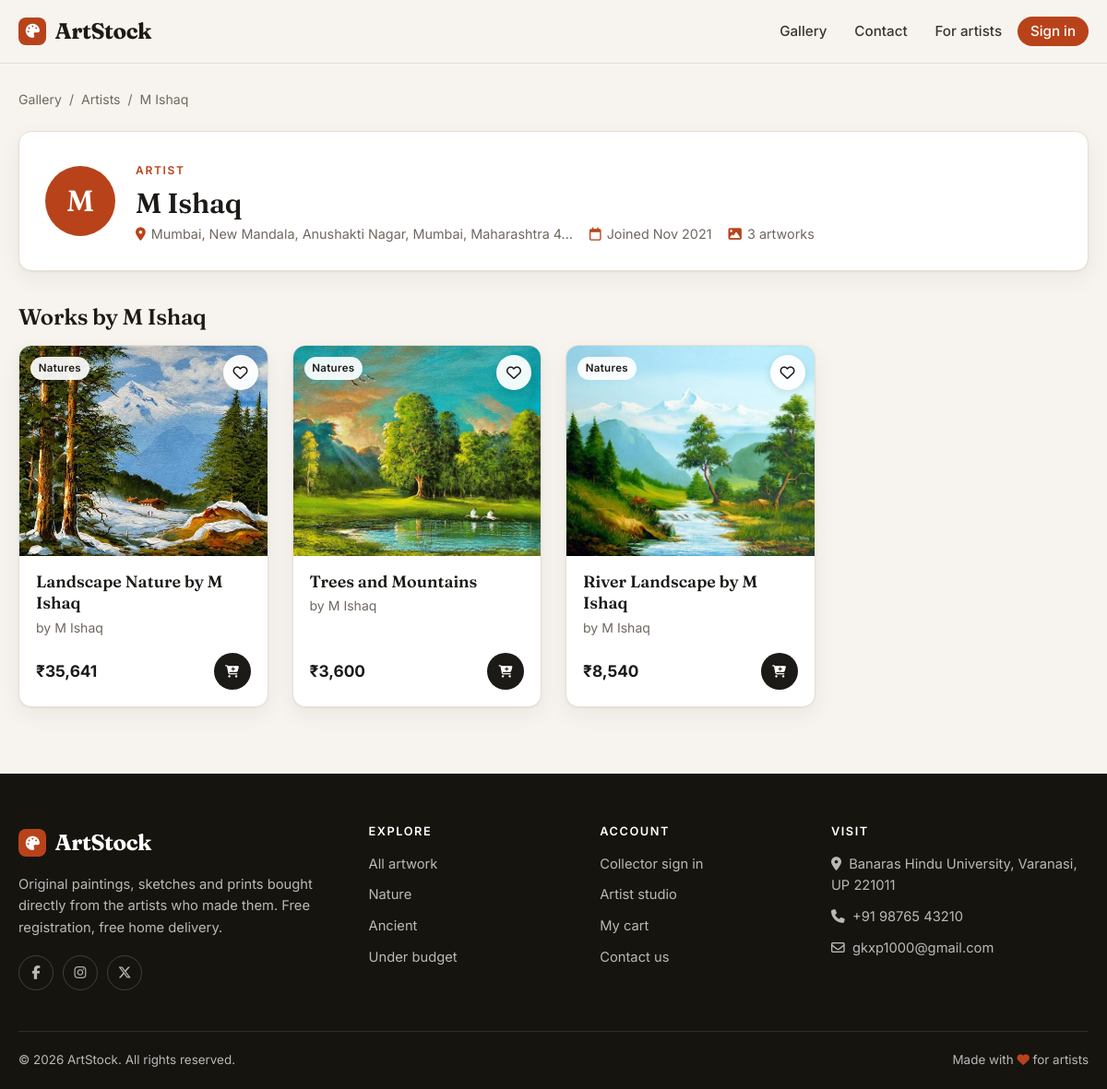
The page /artists/7 on the database its author committed.
### stock/models.py (models this page shows, shortened)
class Artist(models.Model):
	user = models.OneToOneField(settings.AUTH_USER_MODEL, on_delete=models.CASCADE)
	name = models.CharField(max_length=50, blank=False)
	email = models.EmailField(max_length=254, blank=False)
	phone = models.CharField(max_length=15)
	address = models.TextField()
	date = models.DateField(default=datetime.date.today)
	bio = models.TextField(blank=True, help_text='A few lines about you and your practice.')
	photo = models.ImageField(upload_to='artists/', blank=True)

class Art(models.Model):
	Artist_id = models.ForeignKey(Artist, on_delete=models.CASCADE)
	Art_id = models.AutoField(primary_key=True)
	quantity = models.IntegerField(blank=False)
	name = models.CharField(max_length=50, blank=False)
	descrip = models.TextField(blank=False)
	price = models.PositiveIntegerField()
	image = models.ImageField(null=False, blank=False)
	thumbnail = models.ImageField(upload_to='thumbs/', blank=True, editable=False)
	size = models.CharField(max_length=60, blank=True, help_text='e.g. 30 x 40 inches')
	medium = models.CharField(max_length=80, blank=True, help_text='e.g. Acrylic on canvas')
	year = models.PositiveIntegerField(null=True, blank=True,
	                                   validators=[MinValueValidator(1000), MaxValueValidator(2100)])
	created_at = models.DateTimeField(auto_now_add=True, null=True)
	CATEGORY_GAMES		=	"Games"
	CATEGORY_FICTION	=	"Fiction"
	CATEGORY_NATURE		=	"Natures"
	CATEGORY_GEOMETRIC	=	"Geometric"
	CATEGORY_MYSTERIOUS	=	"Mysterious"
	CATEGORY_ACTORS		=	"Actors"
	CATEGORY_MULTIVERSE	=	"Multiverse"
	CATEGORY_COMICS		= 	"Comics"
	CATEGORY_REALISTIC	=	"Realistic"
	CATEGORY_CONCEPTUAL	=	"Conceptual"
	CATEGORY_ANCIENT	=	"Ancient"
	CATEGORY_OTHER		=	"Others"
	CATEGORY_STATE_CHOICES = (
		(CATEGORY_GAMES, CATEGORY_GAMES),
		(CATEGORY_FICTION, CATEGORY_FICTION),
		(CATEGORY_NATURE, CATEGORY_NATURE),
		(CATEGORY_GEOMETRIC, CATEGORY_GEOMETRIC),
		(CATEGORY_ACTORS, CATEGORY_ACTORS),
		(CATEGORY_MYSTERIOUS, CATEGORY_MYSTERIOUS),
		(CATEGORY_MULTIVERSE, CATEGORY_MULTIVERSE),
		(CATEGORY_COMICS, CATEGORY_COMICS),
		(CATEGORY_REALISTIC, CATEGORY_REALISTIC),
		(CATEGORY_CONCEPTUAL, CATEGORY_CONCEPTUAL),
		(CATEGORY_ANCIENT, CATEGORY_ANCIENT),
		(CATEGORY_OTHER, CATEGORY_OTHER),
	)
	category = models.CharField(max_length=20, choices=CATEGORY_STATE_CHOICES, default=CATEGORY_OTHER)
	class Meta:
		ordering = ['-Art_id']
	@property
	def in_stock(self):
		return self.quantity > 0
	@property
	def thumb_url(self):
		if self.thumbnail:
			return self.thumbnail.url
		return self.image.url

### stock/views.py (the view)
# urls.py: path('artists/<int:pk>', views.artist_public_view, name="artist_public"),
def artist_public_view(request, pk):
    artist = get_object_or_404(Artist, pk=pk)
    arts = _with_ratings(Art.objects.filter(Artist_id=artist).select_related('Artist_id'))
    rating = Review.objects.filter(art__Artist_id=artist).aggregate(avg=Avg('rating'), count=Count('id'))
    return render(request, 'artist_public.html', {
        'artist': artist, 'arts': arts, 'rating': rating, 'wishlist_ids': _wishlist_ids(request),
    })

### stock/context_processors.py (called while the page is built)
def cart_count(request):
	user = getattr(request, 'user', None)
	if not user or not user.is_authenticated or not user.is_customer:
		return {'cart_count': 0}
	customer = getattr(user, 'customer', None)
	if customer is None:
		return {'cart_count': 0}
	return {'cart_count': Order.objects.filter(orderedBy=customer, status=Order.ORDER_STATE_WAITING).count()}

### stock/views.py (called while the page is built)
def _with_ratings(qs):
    return qs.annotate(avg_rating=Avg('reviews__rating'), review_count=Count('reviews', distinct=True))

def _wishlist_ids(request):
    user = request.user
    if user.is_authenticated and user.is_customer and hasattr(user, 'customer'):
        return set(Wishlist.objects.filter(customer=user.customer).values_list('art_id', flat=True))
    return set()

### stock/template/artist_public.html (shortened to what this page needs)
{% extends 'built.html' %}
{% block content %}
<div class="container">
  <nav class="crumbs"><a href="{% url 'index' %}">Gallery</a> / <span>Artists</span> / <span>{{ artist.name }}</span></nav>
  <div class="card profile-head">
    {% include 'partials/artist_avatar.html' %}
    <div class="info">
      <span class="eyebrow">Artist</span>
      <h1>{{ artist.name }}</h1>
      <div class="contact-line">
        <span><i class="fa-solid fa-location-dot"></i>{{ artist.address|truncatechars:60 }}</span>
        <span><i class="fa-regular fa-calendar"></i>Joined {{ artist.date|date:"M Y" }}</span>
        <span><i class="fa-solid fa-image"></i>{{ arts|length }} artwork{{ arts|length|pluralize }}</span>
      </div>
    </div>
  </div>
  <div class="section-title"><h2>Works by {{ artist.name }}</h2></div>
  {% if arts %}
  <div class="grid">{% for art in arts %}{% include 'partials/art_card.html' %}{% endfor %}</div>
  {% else %}
  <div class="empty"><i class="fa-solid fa-image"></i><h3>No artwork yet</h3><p>This artist hasn't listed anything yet.</p></div>
  {% endif %}
</div>
{% endblock content %}

### stock/template/partials/artist_avatar.html
{% if artist.photo %}<img class="avatar{% if small %} sm{% endif %}" src="{{ artist.photo.url }}" alt="{{ artist.name }}">{% else %}<div class="avatar{% if small %} sm{% endif %}">{{ artist.name|first|upper }}</div>{% endif %}

### stock/template/partials/art_card.html (shortened to what this page needs)
{% load humanize %}
<article class="card art-card">
  <a href="{% url 'Art' art.Art_id %}" class="art-thumb">
    <img src="{{ art.thumb_url }}" alt="{{ art.name }}" loading="lazy">
    <span class="art-tag">{{ art.category }}</span>
  </a>
  {% if not user.is_artist %}
  <form method="post" action="{% url 'toggle_wishlist' art.Art_id %}" class="wish-form">
    <button class="wish-btn{% if art.pk in wishlist_ids %} on{% endif %}" aria-pressed="{% if art.pk in wishlist_ids %}true{% else %}false{% endif %}"
            title="{% if art.pk in wishlist_ids %}Remove from wishlist{% else %}Save to wishlist{% endif %}" aria-label="Save {{ art.name }} to wishlist">
      <i class="fa-{% if art.pk in wishlist_ids %}solid{% else %}regular{% endif %} fa-heart"></i>
    </button>
  </form>
  {% endif %}
  <div class="art-body">
    <a href="{% url 'Art' art.Art_id %}" class="art-title">{{ art.name }}</a>
    <a href="{% url 'artist_public' art.Artist_id.pk %}" class="art-artist">by {{ art.Artist_id.name }}</a>
    <div class="art-foot">
      <span class="price">₹{{ art.price|intcomma }}</span>
      {% if art.in_stock and not user.is_artist %}
      <form method="post" action="{% url 'Add_to_Cart' art.Art_id %}">
        <button class="icon-btn" title="Add to cart" aria-label="Add {{ art.name }} to cart"><i class="fa-solid fa-cart-plus"></i></button>
      </form>
      {% endif %}
    </div>
  </div>
</article>

### stock/template/static/css/artstock.css (style rules this page uses)
:root { --bg: #f7f4ef; --surface: #ffffff; --surface-2: #f1ece4; --ink: #1c1a17; --ink-2: #3a362f; --muted: #6f685d; --line: #e6dfd3; --accent: #b8431a; --accent-hover: #9a3712; --accent-soft: #f6e4da; --success: #2f7a4f; --success-soft: #e3f1e8; --danger: #b3261e; --danger-soft: #f8e1df; --info: #2c5d8a; --info-soft: #e2ecf6; --radius: 14px; --radius-sm: 9px; --shadow: 0 1px 2px rgba(28, 26, 23, .05), 0 8px 24px rgba(28, 26, 23, .06); --shadow-lg: 0 18px 50px rgba(28, 26, 23, .14); --font-display: "Fraunces", Georgia, "Times New Roman", serif; --font-body: "Inter", system-ui, -apple-system, "Segoe UI", Roboto, sans-serif; --container: 1200px; }
*, *::before, *::after { box-sizing: border-box; }
html { scroll-behavior: smooth; }
body { margin: 0; background: var(--bg); color: var(--ink); font-family: var(--font-body); font-size: 16px; line-height: 1.6; -webkit-font-smoothing: antialiased; display: flex; flex-direction: column; min-height: 100vh; }
img { max-width: 100%; display: block; }
a { color: inherit; text-decoration: none; }
h1, h2, h3, h4 { font-family: var(--font-display); font-weight: 600; line-height: 1.15; margin: 0 0 .5em; letter-spacing: -.01em; }
h1 { font-size: clamp(2rem, 4vw, 3.2rem); }
h2 { font-size: clamp(1.5rem, 2.6vw, 2.1rem); }
.container { width: 100%; max-width: var(--container); margin: 0 auto; padding: 0 20px; }
.eyebrow { text-transform: uppercase; letter-spacing: .14em; font-size: .75rem; font-weight: 600; color: var(--accent); margin-bottom: .6rem; display: inline-block; }
.grid { display: grid; grid-template-columns: repeat(auto-fill, minmax(260px, 1fr)); gap: 26px; }
.card { background: var(--surface); border-radius: var(--radius); box-shadow: var(--shadow); overflow: hidden; border: 1px solid var(--line); }
.art-card { display: flex; flex-direction: column; transition: transform .25s, box-shadow .25s; }
.art-thumb { position: relative; aspect-ratio: 4 / 3.4; background: var(--surface-2); overflow: hidden; }
.art-thumb img { width: 100%; height: 100%; object-fit: cover; transition: transform .6s ease; }
.art-tag { position: absolute; top: 12px; left: 12px; background: rgba(255, 255, 255, .92); color: var(--ink); font-size: .72rem; font-weight: 600; padding: .3em .75em; border-radius: 999px; letter-spacing: .03em; }
.art-body { padding: 16px 18px 18px; display: flex; flex-direction: column; gap: 4px; flex: 1; }
.art-title { font-family: var(--font-display); font-size: 1.12rem; font-weight: 600; line-height: 1.3; }
.art-artist { color: var(--muted); font-size: .88rem; }
.art-foot { display: flex; align-items: center; justify-content: space-between; margin-top: auto; padding-top: 12px; }
.price { font-weight: 700; font-size: 1.08rem; }
.icon-btn { width: 40px; height: 40px; border-radius: 50%; display: grid; place-items: center; background: var(--ink); color: #fff; border: 0; cursor: pointer; transition: background .2s; }
.crumbs { font-size: .88rem; color: var(--muted); margin: 28px 0 22px; display: flex; gap: 8px; flex-wrap: wrap; }
.profile-head { display: flex; gap: 22px; align-items: center; flex-wrap: wrap; padding: 28px; }
.avatar { width: 76px; height: 76px; border-radius: 50%; background: var(--accent); color: #fff; display: grid; place-items: center; font-family: var(--font-display); font-size: 2rem; font-weight: 600; flex-shrink: 0; }
.profile-head .info { flex: 1; min-width: 220px; }
.profile-head h1 { font-size: 1.9rem; margin-bottom: 4px; }
.contact-line { display: flex; gap: 18px; flex-wrap: wrap; color: var(--muted); font-size: .9rem; }
.contact-line i { margin-right: 6px; color: var(--accent); }
.section-title { display: flex; justify-content: space-between; align-items: center; gap: 12px; margin: 36px 0 16px; flex-wrap: wrap; }
.section-title h2 { margin: 0; font-size: 1.5rem; }
.art-card { position: relative; }
.wish-form { position: absolute; top: 10px; right: 10px; z-index: 2; }
.wish-btn { width: 38px; height: 38px; border-radius: 50%; border: 0; background: rgba(255,255,255,.94); color: var(--ink); cursor: pointer; display: grid; place-items: center; box-shadow: 0 2px 8px rgba(0,0,0,.12); transition: transform .15s, color .2s; font-size: 1rem; }

### rows shown on the page
Artist: name "M Ishaq", name|first "M", address "Mumbai, New Mandala, Anushakti Nagar, Mumbai, Maharashtra 4…", date "Nov 2021"
Art: thumb_url (picture), category "Natures", name "Landscape Nature by M Ishaq", Artist_id.name "M Ishaq", price "35,641"
Art: thumb_url (picture), category "Natures", name "Trees and Mountains", Artist_id.name "M Ishaq", price "3,600"
Art: thumb_url (picture), category "Natures", name "River Landscape by M Ishaq", Artist_id.name "M Ishaq", price "8,540"

### other values the page prints
{{ arts|length }} "3"
